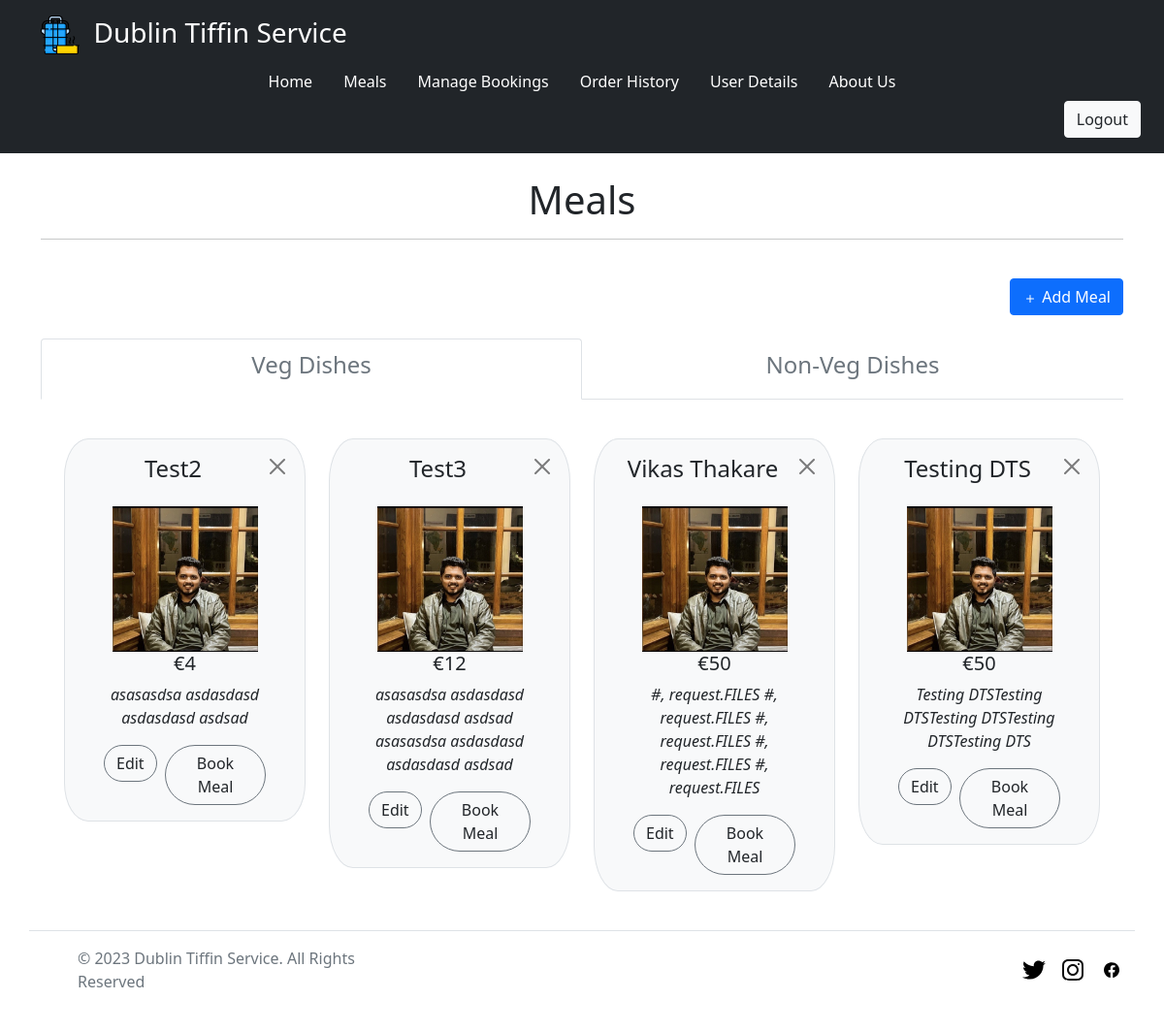
The app's page /meals/ (signed in), older data.
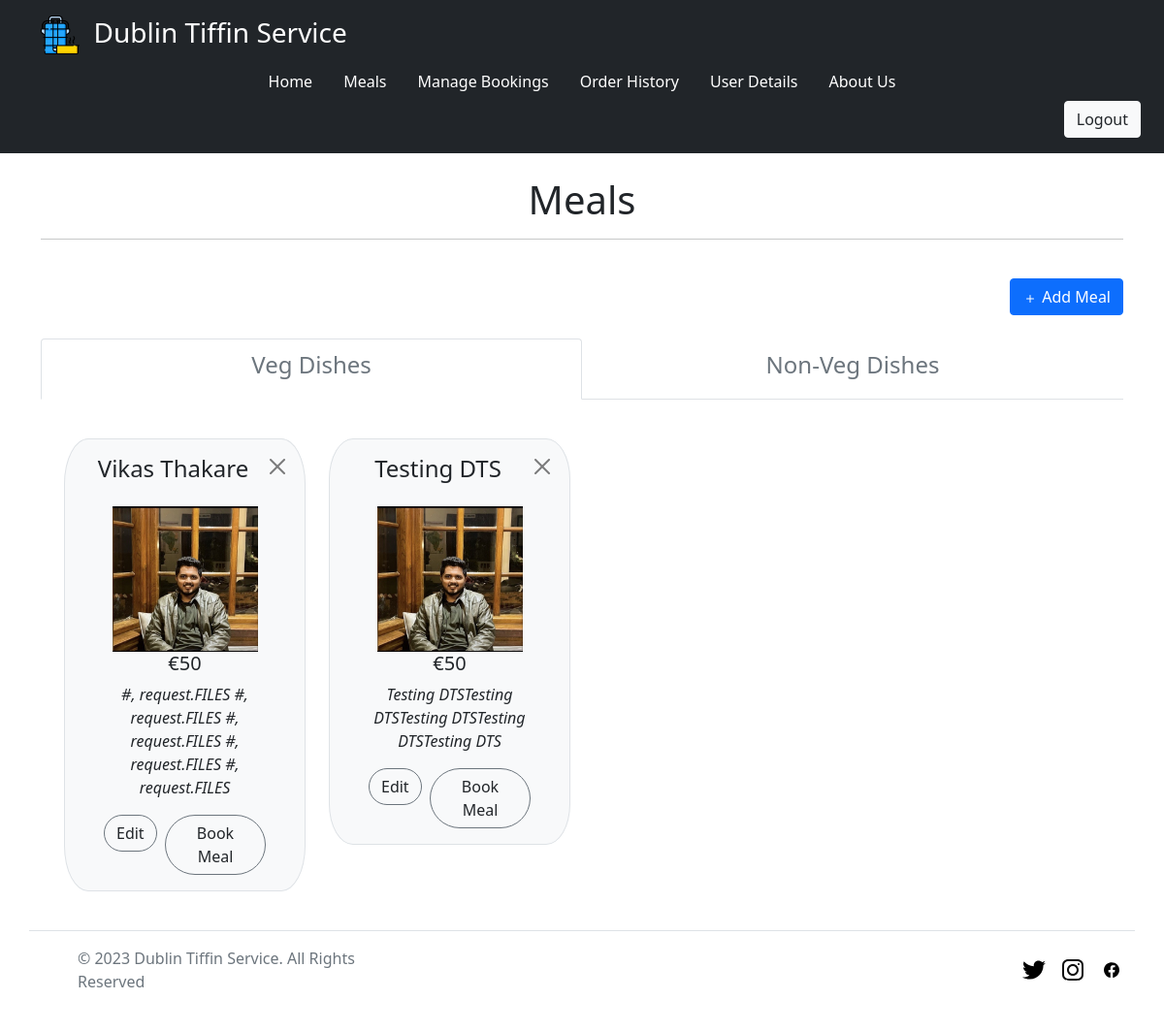
The same page, newer data.
### meals/models.py (models this page shows, shortened)
class Meals(models.Model):
    name = models.CharField(max_length=100)
    description = models.TextField()
    cost = models.IntegerField()
    image = models.ImageField(upload_to="static/meal_images/")
    is_veg = models.BooleanField()

### meals/views.py (the view)
# urls.py: path('meals/', include('meals.urls')),
@login_required
@require_http_methods(["GET", "POST"])
def meals(request):
    if request.method == 'GET':
        veg_meal = Meals.objects.filter(is_veg=True)
        nonveg_meal = Meals.objects.filter(is_veg=False)
        return render(request, 'meals/meals.html', {"veg_meal": veg_meal, "nonveg_meal": nonveg_meal })
    if request.method == 'POST':
        return render(request, 'meals/meals.html')

### templates/meals/meals.html (shortened to what the changed rows need)
{% extends '_partials/base.html' %}
{% block body %}
{% load widget_tweaks %}
{% load static %}
<div class="container">
      <br>
      <h1 class="text-center">Meals</h1>
      <br>
      <form enctype="multipart/form-data" method="POST">
            <br>
            <div class="tab-content">
                  <div class="tab-pane container active" id="home">
                        <div class="container overflow-hidden">
                              <div class="row gy-4 my-3">
                                    {% for meal in veg_meal %}
                                    <div class="col-3">
                                          <div class="p-3 border bg-light" style="border-radius: 10%;">
                                                <a href="{% url 'delete_meal' meal.id %}">
                                                      <div class="float-end">
                                                            <button type="button" class="btn-close"
                                                                  aria-label="Close"></button>
                                                      </div>
                                                </a>
                                                <h4 class="text-center text-capitalize mb-4">{{ meal.name }}</h4>
                                                <div class="container text-center">
                                                      <img src="/{{ meal.image }}" height="150" width="150"
                                                            alt="Something Went Wrong">
                                                      <div class="d-none d-md-block text-center text-wrap">
                                                            <h5>€{{ meal.cost }}</h5>
                                                            <p class="fst-italic">{{ meal.description }}</p>
                                                      </div>
                                                      <div class="d-flex justify-content-center">
                                                            <a href="{% url 'meal_form_add_update' meal.id %}"><button
                                                                        type="button"
                                                                        class="btn rounded-pill btn-outline-secondary text-dark gradient-custom-4 text-body"
                                                                        data-bs-toggle="modal">
                                                                        Edit
                                                                  </button></a>&nbsp;&nbsp;
                                                            <button type="button"
                                                                  class="btn rounded-pill btn-outline-secondary text-dark gradient-custom-4 text-body"
                                                                  data-bs-toggle="modal" data-bs-target="#myModal{{ meal.pk }}">
                                                                  Book Meal
                                                            </button>
                                                      </div>
                                                </div>
                                          </div>
                                    </div>
                                    {% endfor %}
                              </div>
                        </div>
                  </div>
            </div>
      </form>
</div>
{% endblock %}

Row changes from the older to the newer data that the page shows:
removed Meals: name "Test2", image (picture), cost "4", description "asasasdsa asdasdasd asdasdasd asdsad"
removed Meals: name "Test3", image (picture), cost "12", description "asasasdsa asdasdasd asdasdasd asdsad asasasdsa asdasdasd asdasdasd asdsad"
